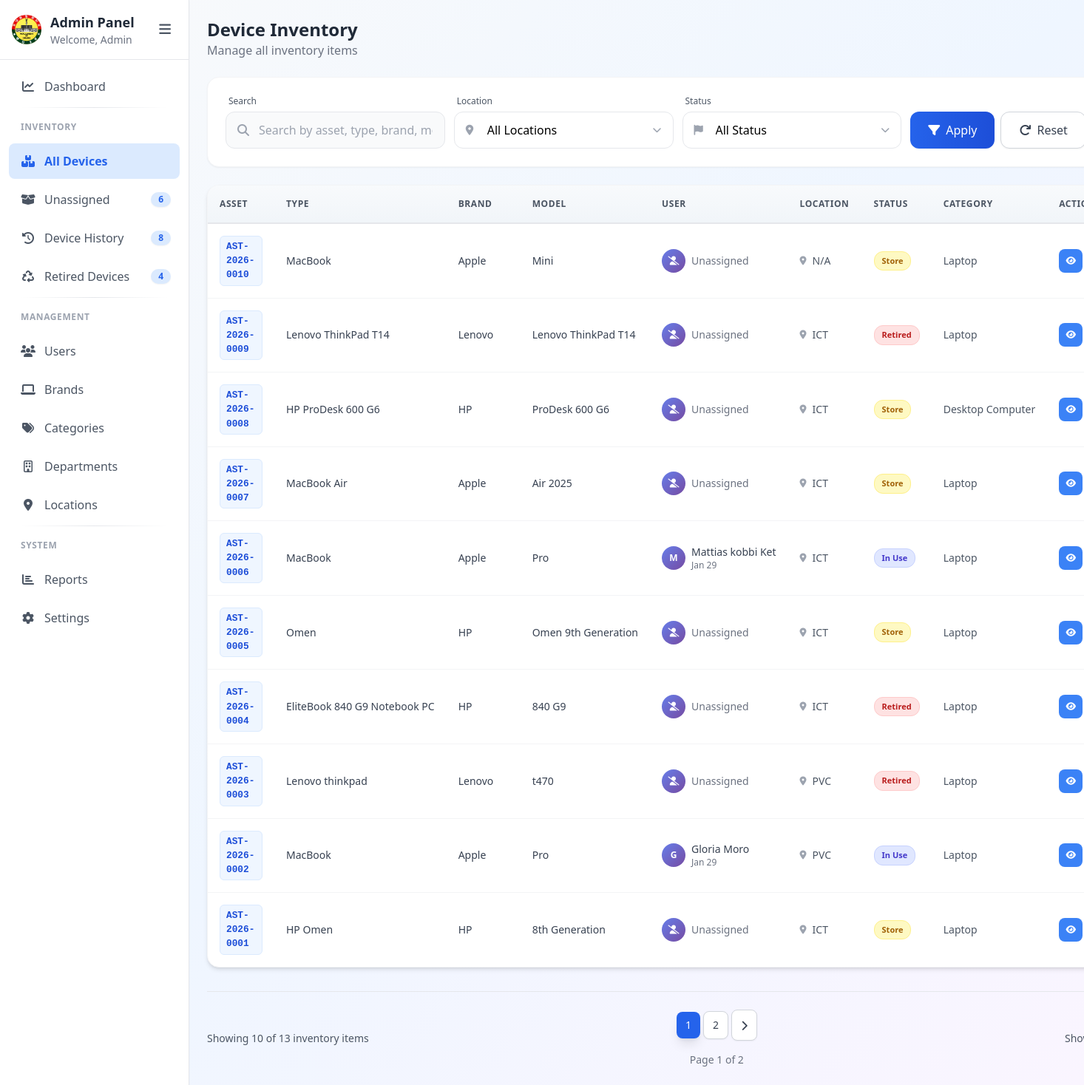
The page /inventory.php on the database its author committed.
### tables this page shows
CREATE TABLE `inventory_items` (
  `id` int(11) NOT NULL,
  `asset_tag` varchar(50) NOT NULL,
  `device_type` varchar(100) NOT NULL,
  `model` varchar(100) DEFAULT NULL,
  `serial_number` varchar(100) DEFAULT NULL,
  `specifications` text DEFAULT NULL,
  `assigned_user` varchar(100) DEFAULT NULL,
  `condition` enum('Excellent','Good','Fair','Poor','New','Faulty') NOT NULL DEFAULT 'Good',
  `remarks` text DEFAULT NULL,
  `created_at` timestamp NULL DEFAULT current_timestamp(),
  `updated_at` timestamp NULL DEFAULT current_timestamp() ON UPDATE current_timestamp(),
  `category_id` int(11) DEFAULT NULL,
  `department_id` int(10) DEFAULT NULL,
  `location_id` int(10) DEFAULT NULL,
  `brand_id` int(10) DEFAULT NULL,
  `status` enum('active','in_storage','in_use','repairing','faulty','retired') NOT NULL DEFAULT 'active',
  `retired_at` datetime DEFAULT NULL,
  `previous_status` varchar(50) DEFAULT NULL,
  `previous_assigned_user` varchar(255) DEFAULT NULL,
  `previous_department_id` int(11) DEFAULT NULL,
  `previous_location_id` int(11) DEFAULT NULL,
  `change_notes` text DEFAULT NULL
);

CREATE TABLE `brands` (
  `id` int(10) UNSIGNED NOT NULL,
  `brand_name` varchar(255) NOT NULL
);

CREATE TABLE `categories` (
  `id` int(11) NOT NULL,
  `category_name` varchar(100) NOT NULL,
  `created_at` timestamp NULL DEFAULT current_timestamp()
);

CREATE TABLE `locations` (
  `id` int(11) NOT NULL,
  `location_name` varchar(255) NOT NULL
);

CREATE TABLE `users` (
  `id` int(11) NOT NULL,
  `firstname` varchar(50) NOT NULL,
  `lastname` varchar(100) NOT NULL,
  `email` varchar(100) NOT NULL,
  `role` enum('admin','staff','mp') NOT NULL DEFAULT 'staff',
  `status` enum('active','inactive') NOT NULL DEFAULT 'active',
  `created_at` timestamp NULL DEFAULT current_timestamp(),
  `updated_at` timestamp NULL DEFAULT current_timestamp() ON UPDATE current_timestamp()
);

### inventory.php (the view, shortened to what the rows shown need)
<?php
$db = new Database();
$conn = $db->getConnection();
$where = [];
$params = [];
$paramTypes = '';
$whereSql = $where ? 'WHERE ' . implode(' AND ', $where) : '';
$orderBy = 'i.id';
$orderDir = (($_GET['sort'] ?? '') === 'asc') ? 'ASC' : 'DESC';
$limit = isset($_GET['limit']) && in_array((int) $_GET['limit'], [10, 25, 50, 100])
    ? (int) $_GET['limit']
    : 10;
$page = isset($_GET['page']) && is_numeric($_GET['page']) ? (int) $_GET['page'] : 1;
$page = max($page, 1);
$offset = ($page - 1) * $limit;
$sql = "
    SELECT
        i.*,
        c.category_name,
        b.brand_name,
        d.department_name,
        l.location_name,
        u.firstname,
        u.lastname,
        dua.user_id as assigned_user_id,
        dua.assigned_at,
        dua.returned_at
    FROM inventory_items i
    LEFT JOIN categories c ON i.category_id = c.id
    LEFT JOIN brands b ON i.brand_id = b.id
    LEFT JOIN departments d ON i.department_id = d.id
    LEFT JOIN locations l ON i.location_id = l.id
    LEFT JOIN (
        SELECT dua1.*
        FROM device_user_assignments dua1
        WHERE dua1.status = 'assigned'
    ) dua ON i.id = dua.inventory_id
    LEFT JOIN users u ON dua.user_id = u.id
    $whereSql
    ORDER BY $orderBy $orderDir
    LIMIT ? OFFSET ?
";
$params[] = $limit;
$params[] = $offset;
$paramTypes .= "ii";
$listQuery = mysqli_prepare($conn, $sql);
if ($params) {
    mysqli_stmt_bind_param($listQuery, $paramTypes, ...$params);
}
mysqli_stmt_execute($listQuery);
$list = mysqli_stmt_get_result($listQuery);
?>
<!DOCTYPE html>
<html lang="en">
<head>
    <script src="https://cdn.tailwindcss.com"></script>
    <link rel="stylesheet" href="https://cdnjs.cloudflare.com/ajax/libs/font-awesome/6.5.1/css/all.min.css">
</head>
<body class="bg-gradient-to-br from-gray-50 via-blue-50 to-purple-50 min-h-screen">
    <div class="flex">
        <?php include "sidebar.php"; ?>
        <main id="mainContent" class="w-full p-6">
            <div class="flex justify-between items-center mb-6">
                <div>
                    <h1 class="text-2xl font-bold text-gray-800">Device Inventory</h1>
                </div>
            </div>
            <div class="bg-white rounded-2xl shadow-md border border-gray-100 overflow-hidden">
                <div class="table-container">
                    <table class="data-table">
                        <thead>
                            <tr>
                                <th class="compact-column-xs">Asset</th>
                                <th class="compact-column-sm">Type</th>
                                <th class="compact-column-sm">Brand</th>
                                <th class="compact-column-sm">Model</th>
                                <th class="compact-column">User</th>
                                <th class="compact-column-sm">Location</th>
                                <th class="compact-column-xs">Status</th>
                                <th class="compact-column-sm">Category</th>
                                <th class="actions-column">Actions</th>
                            </tr>
                        </thead>
                        <tbody id="inventoryTableBody" class="divide-y divide-gray-100">
                            <?php
                            $statusColors = [
                                'active' => 'bg-green-100 text-green-700 border-green-200',
                                'in_use' => 'bg-indigo-100 text-indigo-700 border-indigo-200',
                                'in_storage' => 'bg-yellow-100 text-yellow-700 border-yellow-200',
                                'repairing' => 'bg-gray-100 text-gray-700 border-gray-200',
                                'faulty' => 'bg-pink-100 text-pink-700 border-pink-200',
                                'retired' => 'bg-red-100 text-red-700 border-red-200'
                            ];
                            $statusLabels = [
                                'active' => 'Active',
                                'in_use' => 'In Use',
                                'in_storage' => 'Store',
                                'repairing' => 'Repairing',
                                'faulty' => 'Faulty',
                                'retired' => 'Retired'
                            ];
                            ?>
                            <?php if (!$list || mysqli_num_rows($list) === 0): ?>
                                <tr>
                                    <td colspan="9" class="py-12 text-center">
                                        <div class="flex flex-col items-center gap-3">
                                            <div
                                                class="w-20 h-20 rounded-full bg-gray-100 flex items-center justify-center">
                                                <i class="fas fa-search text-4xl text-gray-400"></i>
                                            </div>
                                            <p class="text-gray-400 font-medium">No inventory items found</p>
                                            <p class="text-xs text-gray-400">Try different search criteria or add new items
                                            </p>
                                        </div>
                                    </td>
                                </tr>
                            <?php else: ?>
                                <?php while ($row = mysqli_fetch_assoc($list)): ?>
                                    <?php
                                    $fullName = '';
                                    if (!empty($row['firstname']) && !empty($row['lastname'])) {
                                        $fullName = $row['firstname'] . ' ' . $row['lastname'];
                                    }
                                    ?>
                                    <tr>
                                        <td>
                                            <span class="asset-tag-badge"
                                                title="Asset Tag: <?= htmlspecialchars($row['asset_tag']) ?>">
                                                <?= htmlspecialchars($row['asset_tag']) ?>
                                            </span>
                                        </td>
                                        <td>
                                            <div class="text-gray-700 text-sm text-ellipsis"
                                                title="<?= htmlspecialchars($row['device_type']) ?>">
                                                <?= htmlspecialchars($row['device_type']) ?>
                                            </div>
                                        </td>
                                        <td>
                                            <div class="text-gray-700 text-sm text-ellipsis"
                                                title="<?= htmlspecialchars($row['brand_name'] ?? 'N/A') ?>">
                                                <?= htmlspecialchars($row['brand_name'] ?? 'N/A') ?>
                                            </div>
                                        </td>
                                        <td>
                                            <div class="text-gray-700 text-sm text-ellipsis"
                                                title="<?= htmlspecialchars($row['model']) ?>">
                                                <?= htmlspecialchars($row['model']) ?>
                                            </div>
                                        </td>
                                        <td>
                                            <div class="flex items-center gap-2">
                                                <?php if (!empty($fullName)): ?>
                                                    <div class="user-avatar" title="<?= htmlspecialchars($fullName) ?>">
                                                        <?= strtoupper(substr($fullName, 0, 1)) ?>
                                                    </div>
                                                    <div class="min-w-0">
                                                        <p class="text-gray-700 text-sm font-medium text-ellipsis"
                                                            title="<?= htmlspecialchars($fullName) ?>">
                                                            <?= htmlspecialchars($fullName) ?>
                                                        </p>
                                                        <?php if (!empty($row['assigned_at'])): ?>
                                                            <p class="text-xs text-gray-500">
                                                                <?= date('M d', strtotime($row['assigned_at'])) ?>
                                                            </p>
                                                        <?php endif; ?>
                                                    </div>
                                                <?php else: ?>
                                                    <div class="user-avatar bg-blue-400 text-gray-500">
                                                        <i class="fas fa-user-slash text-white text-xs"></i>
                                                    </div>
                                                    <span class="text-gray-500 text-sm">Unassigned</span>
                                                <?php endif; ?>
                                            </div>
                                        </td>
                                        <td>
                                            <div class="flex items-center gap-2">
                                                <i class="fas fa-map-marker-alt text-gray-400 text-xs"></i>
                                                <span class="text-gray-600 text-sm text-ellipsis"
                                                    title="<?= htmlspecialchars($row['location_name'] ?? 'N/A') ?>">
                                                    <?= htmlspecialchars($row['location_name'] ?? 'N/A') ?>
                                                </span>
                                            </div>
                                        </td>
                                        <td>
                                            <?php
                                            $statusClass = $statusColors[$row['status']] ?? 'bg-gray-100 text-gray-700 border-gray-200';
                                            ?>
                                            <span class="status-badge <?= $statusClass ?>"
                                                title="Status: <?= htmlspecialchars($statusLabels[$row['status']] ?? ucfirst($row['status'])) ?>">
                                                <?= htmlspecialchars($statusLabels[$row['status']] ?? ucfirst($row['status'])) ?>
                                            </span>
                                        </td>
                                        <td>
                                            <div class="text-gray-600 text-sm text-ellipsis"
                                                title="<?= htmlspecialchars($row['category_name'] ?? 'N/A') ?>">
                                                <?= htmlspecialchars($row['category_name'] ?? 'N/A') ?>
                                            </div>
                                        </td>
                                        <td>
                                            <div class="flex gap-1">
                                                <button
                                                    onclick='openViewModal(<?= htmlspecialchars(json_encode($row), ENT_QUOTES, "UTF-8") ?>)'
                                                    class="action-btn bg-blue-500 text-white hover:bg-blue-600"
                                                    title="View Details">
                                                    <i class="fas fa-eye text-xs"></i>
                                                </button>
                                            </div>
                                        </td>
                                    </tr>
                                <?php endwhile; ?>
                            <?php endif; ?>
                        </tbody>
                    </table>
                </div>
            </div>
        </main>
    </div>
</body>
</html>

### rows shown on the page
inventory_items: asset_tag "AST-2026-0010", device_type "MacBook", brand.brand_name "Apple", model "Mini", shows "Unassigned", location_name "N/A", status "Store", category.category_name "Laptop"
inventory_items: asset_tag "AST-2026-0009", device_type "Lenovo ThinkPad T14", brand.brand_name "Lenovo", model "Lenovo ThinkPad T14", shows "Unassigned", location.location_name "ICT", status "Retired", category.category_name "Laptop"
inventory_items: asset_tag "AST-2026-0008", device_type "HP ProDesk 600 G6", brand.brand_name "HP", model "ProDesk 600 G6", shows "Unassigned", location.location_name "ICT", status "Store", category.category_name "Desktop Computer"
inventory_items: asset_tag "AST-2026-0007", device_type "MacBook Air", brand.brand_name "Apple", model "Air 2025", shows "Unassigned", location.location_name "ICT", status "Store", category.category_name "Laptop"
inventory_items: asset_tag "AST-2026-0006", device_type "MacBook", brand.brand_name "Apple", model "Pro", users.firstname+lastname "M", users.firstname+lastname "Mattias kobbi Ket", assigned_at "Jan 29", location.location_name "ICT", status "In Use", category.category_name "Laptop"
inventory_items: asset_tag "AST-2026-0005", device_type "Omen", brand.brand_name "HP", model "Omen 9th Generation", shows "Unassigned", location.location_name "ICT", status "Store", category.category_name "Laptop"
inventory_items: asset_tag "AST-2026-0004", device_type "EliteBook 840 G9 Notebook PC", brand.brand_name "HP", model "840 G9", shows "Unassigned", location.location_name "ICT", status "Retired", category.category_name "Laptop"
inventory_items: asset_tag "AST-2026-0003", device_type "Lenovo thinkpad", brand.brand_name "Lenovo", model "t470", shows "Unassigned", location.location_name "PVC", status "Retired", category.category_name "Laptop"
inventory_items: asset_tag "AST-2026-0002", device_type "MacBook", brand.brand_name "Apple", model "Pro", users.firstname+lastname "G", users.firstname+lastname "Gloria Moro", assigned_at "Jan 29", location.location_name "PVC", status "In Use", category.category_name "Laptop"
inventory_items: asset_tag "AST-2026-0001", device_type "HP Omen", brand.brand_name "HP", model "8th Generation", shows "Unassigned", location.location_name "ICT", status "Store", category.category_name "Laptop"

### other values the page prints
$_SESSION['full_name'] "Admin"
$unassignedCount "6"
$historyCount "8"
$retiredCount "4"
min($limit, $totalRecords - (($page - 1) * $limit)) "10"
$totalRecords "13"
$page "1"
$totalPages "2"
